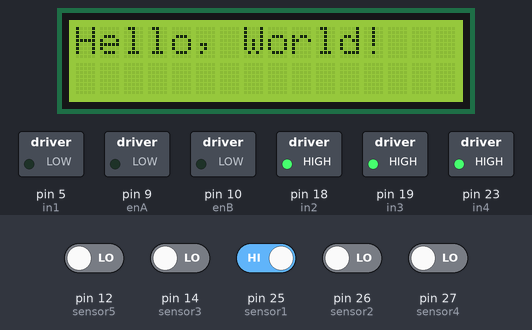
A sketch run on a simulated Arduino Mega 2560, built with avr-gcc and run on an emulated ATmega2560. Parts: 16×2 character LCD, switched loads named in the sketch (green lamp = pin HIGH). The test bench sets the inputs (shaded band); at power-on: pin 25 (sensor1) HIGH, pin 12 (sensor5), pin 14 (sensor3), pin 26 (sensor2), pin 27 (sensor4) LOW. What the sketch prints to the serial monitor is not drawn.

Above: at 1.29 s.
1.3 s: pin 14 (sensor3) driven HIGH
At 1.52 s:
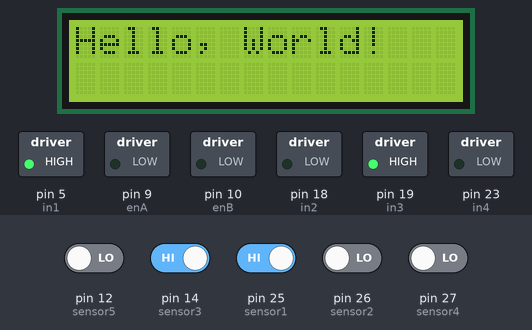
3.1 s: pin 12 (sensor5) driven HIGH and pin 26 (sensor2) driven HIGH
At 3.37 s:
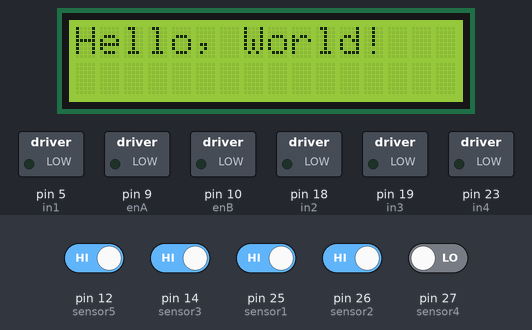
5.1 s: pin 12 (sensor5) driven LOW
At 5.34 s:
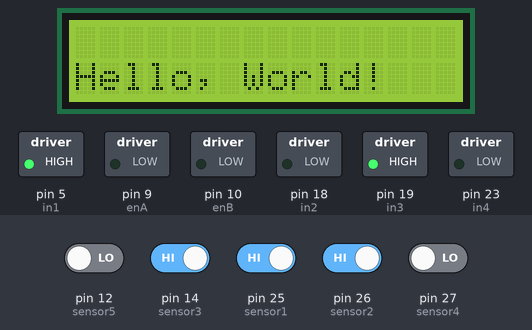
7.2 s: pin 12 (sensor5) driven HIGH
At 7.43 s:
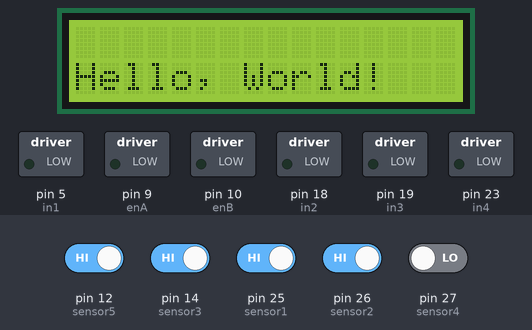
Timing chart, 0 to 10.2 s (numbered marks = the images above; inputs shaded):
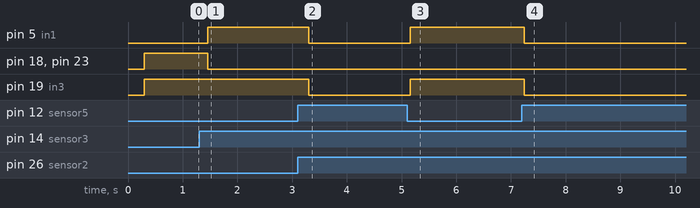

Measured:
- after the input at 1.3 s, pin 5 (in1): LOW → HIGH after 0.15 s; pin 18 (in2), pin 23 (in4): HIGH → LOW after 0.15 s
- after the input at 3.1 s, pin 5 (in1), pin 19 (in3): HIGH → LOW after 0.21 s
- after the input at 5.1 s, pin 5 (in1), pin 19 (in3): LOW → HIGH after 0.06 s
- after the input at 7.2 s, pin 5 (in1), pin 19 (in3): HIGH → LOW after 0.05 s

The sketch:

pakFrans.ino
```cpp
#define enA 9
#define in1 5
#define in2 18
#define enB 10
#define in3 19
#define in4 23
int motorSpeedA = 0;
int motorSpeedB = 0;

#include <LiquidCrystal_I2C.h>
// set the LCD number of columns and rows
int lcdColumns = 16;
int lcdRows = 2;

LiquidCrystal_I2C lcd(0x27, lcdColumns, lcdRows);

// Inisialisasi 5 pin sensor
int sensor1 = 25;
int sensor2 = 26;
int sensor3 = 14;
int sensor4 = 27;
int sensor5 = 12;

// Inisialisasi pembacaan sensor
int menyala = 1;
int mati = 0;

void setup() {
  // Menjadikan sensor 1 sampai 5 sebagai input
  pinMode(sensor1, INPUT);
  pinMode(sensor2, INPUT);
  pinMode(sensor3, INPUT);
  pinMode(sensor4, INPUT);
  pinMode(sensor5, INPUT);

  pinMode(enA, OUTPUT);
  pinMode(enB, OUTPUT);
  pinMode(in1, OUTPUT);
  pinMode(in2, OUTPUT);
  pinMode(in3, OUTPUT);
  pinMode(in4, OUTPUT);

  // Mengaktifkan serial monitor
  Serial.begin(9600);
    // initialize LCD
  lcd.begin();
  // turn on LCD backlight
  lcd.backlight();
}


void loop() {

// set cursor to first column, first row
  lcd.setCursor(0, 0);
  // print message
  lcd.print("Hello, World!");
  delay(100);
  // clears the display to print new message
  lcd.clear();
  // set cursor to first column, second row
  lcd.setCursor(0,1);
  lcd.print("Hello, World!");
  delay(100);
  lcd.clear();

// Membaca sensor garis 1 sampai 5
int lampuSensor1 = digitalRead(sensor1);
int lampuSensor2 = digitalRead(sensor2);
int lampuSensor3 = digitalRead(sensor3);
int lampuSensor4 = digitalRead(sensor4);
int lampuSensor5 = digitalRead(sensor5);


//    analogWrite(enA, motorSpeedA); // Send PWM signal to motor A
//    analogWrite(enB, motorSpeedB); // Send PWM signal to motor B
    if (
lampuSensor1 == mati && lampuSensor2 == menyala && lampuSensor3 == mati && lampuSensor4 == menyala && lampuSensor5 == mati ||
//lampuSensor1 == mati && lampuSensor2 == mati && lampuSensor3 == menyala && lampuSensor4 == menyala && lampuSensor5 == mati ||
lampuSensor1 == menyala && lampuSensor2 == menyala && lampuSensor3 == mati && lampuSensor4 == menyala && lampuSensor5 == menyala ||
//lampuSensor1 == mati && lampuSensor2 == menyala && lampuSensor3 == menyala && lampuSensor4 == menyala && lampuSensor5 == menyala ||
lampuSensor1 == menyala && lampuSensor2 == mati && lampuSensor3 == menyala && lampuSensor4 == menyala && lampuSensor5 == menyala ||
lampuSensor1 == menyala && lampuSensor2 == menyala && lampuSensor3 == menyala && lampuSensor4 == mati && lampuSensor5 == menyala){

  Serial.println("Motor DC (ban) Tidak berjalan");
  // Set Motor A backward
    digitalWrite(in1, LOW);
    digitalWrite(in2, LOW);
     // Set Motor B backward
    digitalWrite(in3, LOW);
    digitalWrite(in4, LOW);
}
else if (
lampuSensor2 == menyala && lampuSensor3 == menyala && lampuSensor4 == menyala  ||
 lampuSensor2 == mati && lampuSensor3 == menyala && lampuSensor4 == mati  ||
 lampuSensor2 == menyala && lampuSensor3 == menyala && lampuSensor4 == menyala  ||
lampuSensor2 == menyala && lampuSensor3 == menyala && lampuSensor4 == mati  ||
 lampuSensor2 == menyala && lampuSensor3 == mati && lampuSensor4 == mati ||
lampuSensor2 == mati && lampuSensor3 == mati && lampuSensor4 == menyala  ||
 lampuSensor2 == mati && lampuSensor3 == menyala && lampuSensor4 == menyala ) {
  motorSpeedA = 100; //bisa diambil dari joystick, tapi sekarang kita input manual aja yak; 0-255
    motorSpeedB = 100; //bisa diambil dari joystick, tapi sekarang kita input manual aja yak; 0-255
  Serial.println("Jalan Lurus");
  // Set Motor A forward MOTOR KANAN
   digitalWrite(in1, HIGH);
    digitalWrite(in2, LOW);
     // Set Motor B backward
    digitalWrite(in3, HIGH);
    digitalWrite(in4, LOW);

} else if (lampuSensor2 == menyala && lampuSensor3 == menyala && lampuSensor4 == menyala  ||
 lampuSensor2 == mati && lampuSensor3 == mati && lampuSensor4 == mati ||
lampuSensor3 == menyala && lampuSensor4 == menyala ||
lampuSensor3 == mati && lampuSensor4 == menyala ){
  motorSpeedA = 70; //bisa diambil dari joystick, tapi sekarang kita input manual aja yak; 0-255
    motorSpeedB =70; //bisa diambil dari joystick, tapi sekarang kita input manual aja yak; 0-255
 Serial.println("Belok kiri");
  // Set Motor A backward
    digitalWrite(in1, LOW);
    digitalWrite(in2, HIGH);
     // Set Motor B backward
    digitalWrite(in3, HIGH);
    digitalWrite(in4, HIGH);
   } else if(lampuSensor2 == mati && lampuSensor3 == mati && lampuSensor4 == mati){
  motorSpeedA = 255; //bisa diambil dari joystick, tapi sekarang kita input manual aja yak; 0-255
    motorSpeedB = 255; //bisa diambil dari joystick, tapi sekarang kita input manual aja yak; 0-255
 Serial.println("Mundur");
 // Set Motor A backward
    digitalWrite(in1, LOW);
    digitalWrite(in2, HIGH);
     delay(50);
     // Set Motor B backward
    digitalWrite(in3, LOW);
    digitalWrite(in4, HIGH);
    delay(50);
}
   else if (lampuSensor2 == mati && lampuSensor3 == mati && lampuSensor4 == mati ||
lampuSensor2 == menyala && lampuSensor3 == menyala ||
lampuSensor2 == menyala && lampuSensor3 == mati ){
  motorSpeedA = 2; //bisa diambil dari joystick, tapi sekarang kita input manual aja yak; 0-255
    motorSpeedB = 2; //bisa diambil dari joystick, tapi sekarang kita input manual aja yak; 0-255
Serial.println("Belok kanan");
 // Set Motor A backward
    digitalWrite(in1, HIGH);
    digitalWrite(in2, LOW);
     // Set Motor B backward
    digitalWrite(in3, LOW);
    digitalWrite(in4, LOW);
}
}
```
